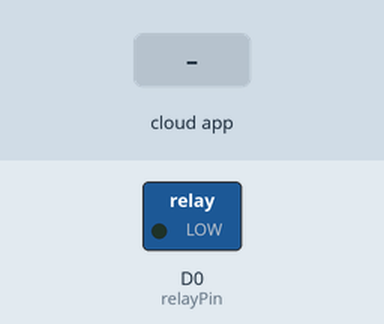
Recording of a sketch running on a simulated ESP8266 (NodeMCU). Parts: switched loads named in the sketch (green lamp = pin HIGH). The test bench sets the inputs (shaded band). WiFi joins after 1.5 s; servers stay silent unless stated; no MQTT or app messages arrive unless stated; what the sketch prints to the serial monitor is not drawn.

Above: at 2.7 s.
2.8 s: the phone or cloud app sets led-messenger to 1
At 3.6 s:
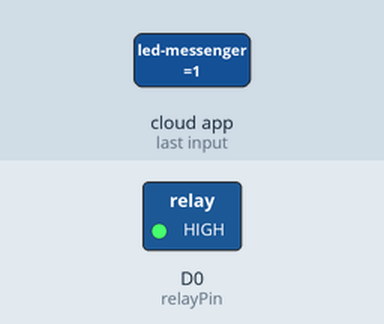
4.3 s: the phone or cloud app sets led-messenger to 0
At 5.4 s:
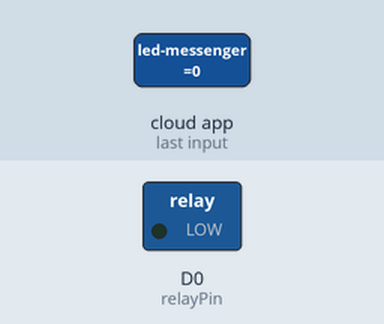
Timing chart, 0 to 7.3 s (numbered marks = the images above; inputs shaded):
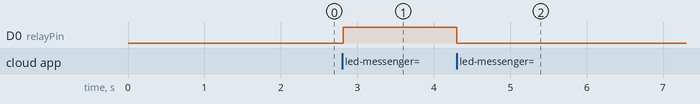

The sketch:

led_messenger.ino
```cpp
#include <Adafruit_MQTT.h>            //Adafruit MQTT Libraries
#include <Adafruit_MQTT_Client.h>     //
#include <ESP8266WiFi.h>              //ESP8266 Wi-Fi libraries

#define relayPin D0                   //declare the relay pin
#define WLAN_SSID "Anderson"          //enter your WiFi network name within the double quotes &
#define WLAN_PASS "1234567890"          //password here

#define AIO_SERVER       "io.adafruit.com"
#define AIO_SERVERPORT   1883               // use 8883 is used for SSL
#define AIO_USERNAME     "TruongLe"       //Username of Adafruit IO (for this click the Golden Key in Adafruit IO Dashboard)
#define AIO_KEY          "45aed57947fe40aab49e28091b9ba9f2"       //key of Adafruit IO (for this click the Golden Key in Adafruit IO Dashboard)

WiFiClient client;                                                                                  // Create an ESP8266 WiFiClient class to connect to the MQTT server.
Adafruit_MQTT_Client mqtt(&client, AIO_SERVER, AIO_SERVERPORT, AIO_USERNAME, AIO_KEY);              // Setup the MQTT client class by passing in the WiFi client and MQTT server and login details.
Adafruit_MQTT_Subscribe onoffbutton = Adafruit_MQTT_Subscribe(&mqtt, AIO_USERNAME "/feeds/led-messenger");  // Setup a feed called 'onoff' for subscribing to changes.
void MQTT_connect();
void setup()
{
  pinMode(relayPin, OUTPUT);
  digitalWrite(relayPin, LOW);
  Serial.begin(9600);
  delay(10);
  Serial.println();
  Serial.println();
  Serial.print("Connecting to ");       // Connect to WiFi access point.
  Serial.println(WLAN_SSID);
  WiFi.begin(WLAN_SSID, WLAN_PASS);
  while (WiFi.status() != WL_CONNECTED)
  {
    delay(500);
    Serial.print(".");
  }
  Serial.println();
  Serial.println("WiFi connected");
  Serial.println("IP address: ");
  Serial.println(WiFi.localIP());
  mqtt.subscribe(&onoffbutton);        // Setup MQTT subscription for onoff feed.
}

uint32_t x=0;
void loop()
{
  // Ensure the connection to the MQTT server is alive (this will make the first
  // connection and automatically reconnect when disconnected).  See the MQTT_connect
  // function definition further below.
  MQTT_connect();
  // this is our 'wait for incoming subscription packets' busy subloop
  // try to spend your time here
  Adafruit_MQTT_Subscribe *subscription;
  while ((subscription = mqtt.readSubscription(5000)))
  {
    if (subscription == &onoffbutton) {
      Serial.print(F("Got: "));
      Serial.println((char *)onoffbutton.lastread);
      String response = (char*)onoffbutton.lastread; //converts the received 1 or 0 to string to compare in the if-else statement
      if (response == "1")
      {
        digitalWrite(relayPin, HIGH);
      }
      else
      {
        digitalWrite(relayPin, LOW);
      }
    }
  }
}

void MQTT_connect()
{
  int8_t ret;
  if (mqtt.connected())     // Stop if already connected.
  {
    return;
  }
  Serial.print("Connecting to MQTT... ");
  uint8_t retries = 3;
  while ((ret = mqtt.connect()) != 0)
  {
       Serial.println(mqtt.connectErrorString(ret));                  // connect will return 0 for connected
       Serial.println("Retrying MQTT connection in 5 seconds...");
       mqtt.disconnect();
       delay(5000);              // wait 5 seconds
       retries--;
       if (retries == 0)
       {
         while (1);              // basically die and wait for WDT to reset me
       }
  }
  Serial.println("MQTT Connected!");
}
```

Measured:
- after the input at 2.8 s, D0 (relayPin): LOW → HIGH at once
- after the input at 4.3 s, D0 (relayPin): HIGH → LOW at once
